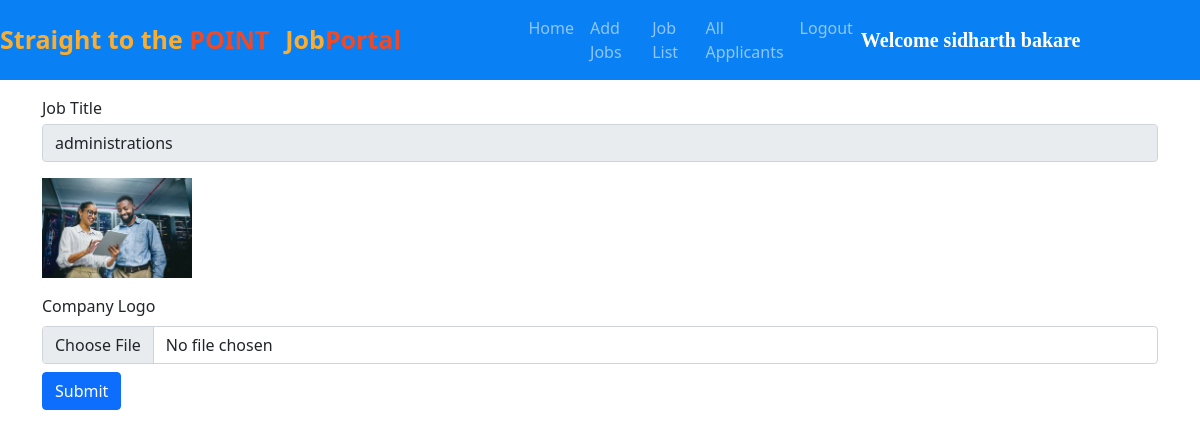
The app's page /company_logo/2/ (signed in) with its own data.
### jobs/models.py (models this page shows, shortened)
class Job(models.Model):
    company = models.ForeignKey(Company, on_delete=models.CASCADE)
    start_date = models.DateField()
    end_date = models.DateField()
    title = models.CharField(max_length=200)
    salary = models.FloatField()
    image = models.ImageField(upload_to="")
    description = models.TextField(max_length=400)
    experience = models.CharField(max_length=100)
    location = models.CharField(max_length=100)
    skills = models.CharField(max_length=200)
    creation_date = models.DateField()

### jobs/views.py (the view)
# urls.py: path("company_logo/<int:myid>/", views.company_logo, name="company_logo"),
def company_logo(request, myid):
    if not request.user.is_authenticated:
        return redirect("/company_login")
    job = Job.objects.get(id=myid)
    if request.method == "POST":
        image = request.FILES['logo']
        job.image = image
        job.save()
        alert = True
        return render(request, "company_logo.html", {'alert':alert})
    return render(request, "company_logo.html", {'job':job})

### jobs/templates/company_logo.html (shortened to what this page needs)
{% extends 'company_navbar.html' %}
{% block body %}
<form class="container mt-3" method="POST" enctype="multipart/form-data">
    <div class="row">
        <div class="form-group col-md-12">
            <label>Job Title</label>
            <input type="text" class="form-control mt-1" name="job_title" id="job_title" value="{{job.title}}" readonly>
        </div>
    </div>
    <div class="row mt-3">
        <div class="form-group col-md-12">
            <img src="{{job.image.url}}" alt="" width="150px" height="100px">
        </div>
    </div>
    <div class="row mt-3">
        <div class="form-group col-md-12">
            <label>Company Logo</label>
            <input type="file" class="form-control mt-2" name="logo" id="logo">
        </div>
    </div>
<input type="submit" value="Submit" class="btn btn-primary mt-2">
</form>
{% endblock %}

### jobs/templates/company_navbar.html (shortened to what this page needs)
<!doctype html>
<html lang="en">
<head>
  <link href="https://cdn.jsdelivr.net/npm/bootstrap@5.0.2/dist/css/bootstrap.min.css" rel="stylesheet"
>
  <link rel="stylesheet" href="https://cdnjs.cloudflare.com/ajax/libs/font-awesome/5.15.3/css/all.min.css">
</head>
<body>
  <nav class="navbar navbar-expand-lg navbar-dark sticky-top">
    <a class="navbar-brand" href="/"><span class="head1">Straight to the </span><span class="head2">POINT</span></a>
    <a class="navbar-brand" href="#"><span class="head1">Job</span><span class="head2">Portal</span></a>
    <div class="container w-50">
      <div class="collapse navbar-collapse" id="navbarSupportedContent">
        <ul class="navbar-nav me-auto mb-2 mb-lg-0">
          <li class="nav-item">
            <a class="nav-link {% block home %}{% endblock %}" aria-current="page" href="/company_homepage/">Home</a>
          </li>
          <li class="nav-item">
            <a class="nav-link {% block add_job %} {% endblock %}" aria-current="page" href="/add_job/">Add Jobs</a>
          </li>
          <li class="nav-item">
            <a class="nav-link {% block job_list %}{% endblock %}" href="/job_list/">Job List</a>
          </li>
          <li class="nav-item">
            <a class="nav-link {% block all_applicants %}{% endblock %}" href="/all_applicants/">All Applicants</a>
          </li>
          <li class="nav-item">
            <a class="nav-link" href="/logout/">Logout</a>
          </li>
        </ul>
        <a class="navbar-brand" style="font-weight: bold; font-family: 'Times New Roman', Times, serif;"
          href="#">Welcome {{request.user.get_full_name}}</a>
      </div>
    </div>
  </nav>
  {% block body %}
  {% endblock %}
</body>
</html>

### jobs/templates/company_navbar.html (style rules this page uses)
.navbar { background-color: #0980f3; }
.head1 { color: #FBAD30; font-size: 25px; font-weight: bold; height: 50px; }
.head2 { color: #EF4926; font-size: 25px; font-weight: bold; }

### records on screen
Job: job_title "administrations", image (picture)

### other values on screen
{{ request.user.get_full_name }} "sidharth bakare"
